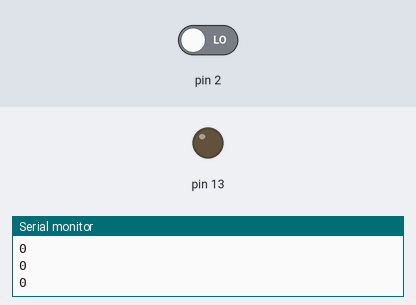
Simulated run of this sketch. Board: Arduino Uno, built with avr-gcc and run on an emulated ATmega328P. Shown: output pins drawn as LEDs (lit = HIGH), the last lines printed to the serial monitor. The test bench sets the inputs (shaded band); at power-on: pin 2 LOW.

Above: at 1.8 s.
1.9 s: pin 2 driven HIGH
At 3.1 s:
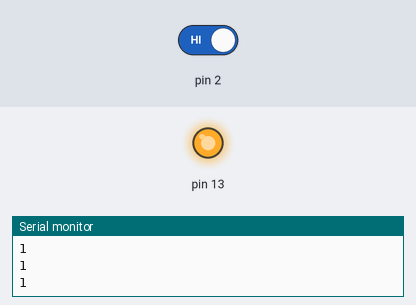
3.5 s: pin 2 driven LOW
At 4.2 s:
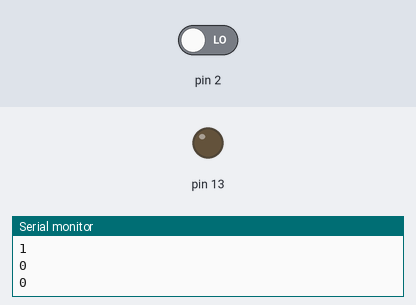
Timing chart, 0 to 6.5 s (numbered marks = the images above; inputs shaded):
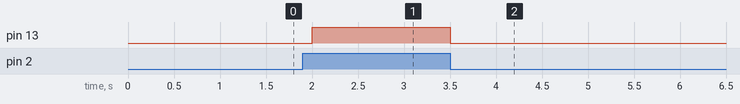

Measured:
- after the input at 1.9 s, pin 13: LOW → HIGH after 0.10 s
- after the input at 3.5 s, pin 13: HIGH → LOW at once

The sketch:

3_PiscaLEDBotao.ino
```cpp
/*
   Experimento 1.3 - PiscaLEDBotao

   Mantem um LED ligado enquanto o botão estiver pessionado e imprime na porta serial o estado
   do LED. Utilize o monitor serial da ide oficial (Ctrl+Shift+M) para leitura dos dados.

   Neste circuito utilizamos um resistor de pull-down, caso usassemos um resistor de pull-up a lógica de HIGH == botão pressionado
   e LOW == botão solto seria invertida.

   Saiba mais:
   https://www.arduino.cc/reference/en/language/functions/digital-io/digitalread/ (em inglês)
   https://pt.wikipedia.org/wiki/Resistor_pull-up
*/

// A função setup roda apenas uma vez, quando o botão reset é pressionado ou quando a placa é ligada.
void setup() {
  // Inicia a comunicação serial utilizando a velocidade de 9600bps.
  Serial.begin(9600);
  // Inicializa o pino digital 2 como uma entrada.
  pinMode(2, INPUT);
  // Inicializa o pino digital 13 como uma saida.
  pinMode(13, OUTPUT);
}

// A função loop roda repetidamente
void loop() {
  // digitalRead(pino) lê o valor de um pino digital, o valor depende do nivel de tensão no mesmo. HIGH == 1 e LOW == 0.
  int sensorValue = digitalRead(2); // Salva o valor lido numa variável do tipo inteiro.
  // A função Serial.println() imprime dados na porta serial como texto ASCII.
  Serial.println(sensorValue);
  if (sensorValue == 1) // Se a entrada estiver em nivel alto (HIGH) o botão está pressionado
    digitalWrite(13, HIGH); // Liga o led
  else // Senão (sensorValue != 1) o botão está solto
    digitalWrite(13, LOW); // Desliga o led
  delay(500); // Espera meio segundo
}
```
